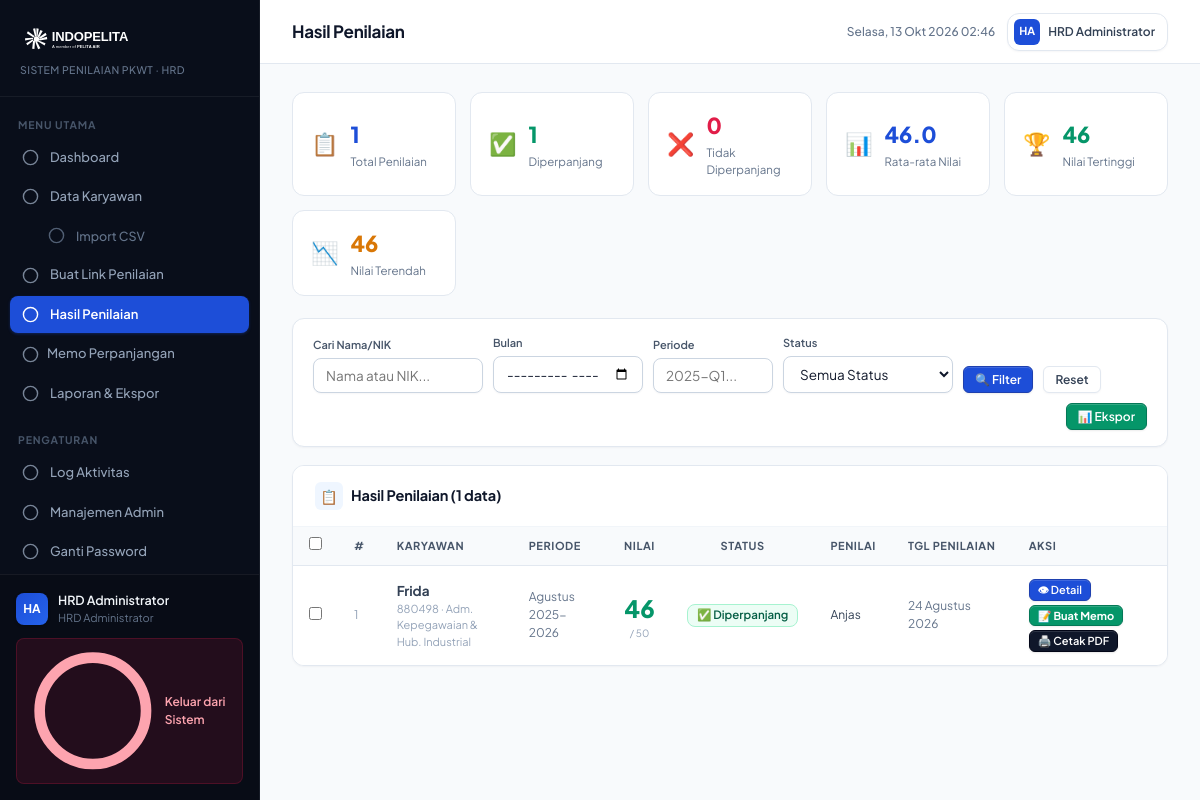
The app's page /admin/penilaian.php (signed in) with its own data.
### tables this page shows
CREATE TABLE `penilaian` (
  `id` int(11) NOT NULL AUTO_INCREMENT,
  `token_id` int(11) NOT NULL,
  `karyawan_id` int(11) NOT NULL,
  `periode` varchar(30) NOT NULL,
  `sikap_nilai` tinyint(4) NOT NULL,
  `kerjasama_nilai` tinyint(4) NOT NULL,
  `inisiatif_nilai` tinyint(4) NOT NULL,
  `ketelitian_nilai` tinyint(4) NOT NULL,
  `ketepatan_nilai` tinyint(4) NOT NULL,
  `pengetahuan_nilai` tinyint(4) NOT NULL,
  `kualitas_nilai` tinyint(4) NOT NULL,
  `kuantitas_nilai` tinyint(4) NOT NULL,
  `belajar_nilai` tinyint(4) NOT NULL,
  `tjawab_nilai` tinyint(4) NOT NULL,
  `jumlah_nilai` int(11) NOT NULL,
  `status_perpanjangan` enum('Diperpanjang','Tidak Diperpanjang') NOT NULL,
  `penilaian_keseluruhan` enum('Sangat Baik','Baik','Cukup Baik','Kurang Baik','Tidak Baik') NOT NULL,
  `bidang_unggul` text DEFAULT NULL,
  `bidang_tingkatkan` text DEFAULT NULL,
  `rencana_pelatihan` text DEFAULT NULL,
  `jobdesk_harian` text DEFAULT NULL,
  `pesan_tambahan` text DEFAULT NULL,
  `permohonan_perpanjangan` enum('Diperpanjang','Tidak Diperpanjang') DEFAULT NULL,
  `kualifikasi_jabatan` text DEFAULT NULL,
  `penilai_nama` varchar(100) NOT NULL,
  `tanggal_penilaian` date NOT NULL,
  `tanda_tangan` mediumtext DEFAULT NULL,
  `created_at` timestamp NOT NULL DEFAULT current_timestamp(),
  `updated_at` timestamp NOT NULL DEFAULT current_timestamp() ON UPDATE current_timestamp(),
  PRIMARY KEY (`id`),
  UNIQUE KEY `token_id` (`token_id`),
  KEY `idx_karyawan` (`karyawan_id`),
  KEY `idx_status` (`status_perpanjangan`),
  KEY `idx_periode` (`periode`),
  CONSTRAINT `fk_penilaian_karyawan` FOREIGN KEY (`karyawan_id`) REFERENCES `karyawan` (`id`),
  CONSTRAINT `fk_penilaian_token` FOREIGN KEY (`token_id`) REFERENCES `form_tokens` (`id`)
);

CREATE TABLE `karyawan` (
  `id` int(11) NOT NULL AUTO_INCREMENT,
  `nik` varchar(20) NOT NULL,
  `nama` varchar(100) NOT NULL,
  `jabatan` varchar(100) NOT NULL,
  `penempatan` varchar(100) DEFAULT NULL,
  `atasan_langsung` varchar(100) DEFAULT NULL,
  `mulai_bekerja` date DEFAULT NULL,
  `is_active` tinyint(1) DEFAULT 1,
  `created_at` timestamp NOT NULL DEFAULT current_timestamp(),
  PRIMARY KEY (`id`),
  UNIQUE KEY `nik` (`nik`)
);

### config.php (called while the page is built, shortened)
<?php
function e(string $s): string {
    return htmlspecialchars($s, ENT_QUOTES, 'UTF-8');
}
function formatTanggal(string $date): string {
    $bulan = ['','Januari','Februari','Maret','April','Mei','Juni',
              'Juli','Agustus','September','Oktober','November','Desember'];
    $d = explode('-', $date);
    return intval($d[2]) . ' ' . $bulan[intval($d[1])] . ' ' . $d[0];
}

### admin/penilaian.php (the view, shortened to what this page needs)
<?php
require_once __DIR__ . '/../config.php';
$db = db();
$fKaryawan=intval($_GET['karyawan']??0); $fStatus=$_GET['status']??''; $fPeriode=trim($_GET['periode']??''); $fBulan=trim($_GET['bulan']??''); $search=trim($_GET['q']??'');
$where="WHERE 1=1"; $params=[]; $types='';
$limit=20; $page=max(1,intval($_GET['page']??1)); $offset=($page-1)*$limit;
$cntSql="SELECT COUNT(*) c FROM penilaian p JOIN karyawan k ON k.id=p.karyawan_id $where";
if($types){$cs=$db->prepare($cntSql);$cs->bind_param($types,...$params);$cs->execute();$total=$cs->get_result()->fetch_assoc()['c'];$cs->close();}
else{$total=$db->query($cntSql)->fetch_assoc()['c'];}
$allP=array_merge($params,[$limit,$offset]); $allT=$types.'ii';
$stmt=$db->prepare("SELECT p.*,k.nama,k.jabatan,k.nik,m.id AS memo_id,m.nomor_memo FROM penilaian p JOIN karyawan k ON k.id=p.karyawan_id LEFT JOIN memo_perpanjangan m ON m.penilaian_id=p.id $where ORDER BY p.created_at DESC LIMIT ? OFFSET ?");
$stmt->bind_param($allT,...$allP); $stmt->execute(); $list=$stmt->get_result(); $stmt->close();
$stats=$db->query("SELECT COUNT(*) total,SUM(status_perpanjangan='Diperpanjang') lanjut,SUM(status_perpanjangan='Tidak Diperpanjang') tidak,AVG(jumlah_nilai) avg_nilai,MAX(jumlah_nilai) max_nilai,MIN(jumlah_nilai) min_nilai FROM penilaian")->fetch_assoc();
require_once __DIR__ . '/../includes/admin_header.php';
?>
<div style="display:grid;grid-template-columns:repeat(auto-fit,minmax(160px,1fr));gap:14px;margin-bottom:22px;">
  <?php foreach([
    ['Total Penilaian',$stats['total'],'📋','var(--blue)'],
    ['Diperpanjang',$stats['lanjut'],'✅','var(--green)'],
    ['Tidak Diperpanjang',$stats['tidak'],'❌','var(--red)'],
    ['Rata-rata Nilai',number_format($stats['avg_nilai']??0,1),'📊','var(--blue)'],
    ['Nilai Tertinggi',$stats['max_nilai']??0,'🏆','var(--green)'],
    ['Nilai Terendah',$stats['min_nilai']??0,'📉','var(--amber)'],
  ] as [$lbl,$val,$ico,$col]): ?>
  <div style="background:#fff;border:1px solid #e2e8f0;border-radius:12px;padding:16px 18px;display:flex;align-items:center;gap:12px;">
    <div style="font-size:22px"><?= $ico ?></div>
    <div>
      <div style="font-size:22px;font-weight:800;color:<?= $col ?>"><?= $val ?></div>
      <div style="font-size:11.5px;color:var(--gray-500);margin-top:2px"><?= $lbl ?></div>
    </div>
  </div>
  <?php endforeach; ?>
</div>
<div class="form-card" style="padding:16px 20px;margin-bottom:18px;">
  <form method="GET" style="display:flex;gap:10px;align-items:flex-end;flex-wrap:wrap;">
    <div>
      <div style="font-size:11px;font-weight:600;color:var(--gray-600);margin-bottom:5px">Cari Nama/NIK</div>
      <input type="text" name="q" value="<?= e($search) ?>" placeholder="Nama atau NIK..." class="form-control" style="width:170px">
    </div>
    <div>
      <div style="font-size:11px;font-weight:600;color:var(--gray-600);margin-bottom:5px">Bulan</div>
      <input type="month" name="bulan" value="<?= e($fBulan) ?>" class="form-control" style="width:150px">
    </div>
    <div>
      <div style="font-size:11px;font-weight:600;color:var(--gray-600);margin-bottom:5px">Periode</div>
      <input type="text" name="periode" value="<?= e($fPeriode) ?>" placeholder="2025-Q1..." class="form-control" style="width:120px">
    </div>
    <div>
      <div style="font-size:11px;font-weight:600;color:var(--gray-600);margin-bottom:5px">Status</div>
      <select name="status" class="form-control" style="width:170px">
        <option value="">Semua Status</option>
      </select>
    </div>
    <button type="submit" class="btn btn-primary btn-sm" style="align-self:flex-end">🔍 Filter</button>
    <a href="penilaian.php" class="btn btn-light btn-sm" style="align-self:flex-end">Reset</a>
    <?php $expQuery = http_build_query(array_filter(['bulan'=>$fBulan, 'periode'=>$fPeriode, 'status'=>$fStatus])); ?>
    <a href="laporan.php<?= $expQuery ? '?'.$expQuery : '' ?>" class="btn btn-success btn-sm" style="align-self:flex-end;margin-left:auto">📊 Ekspor</a>
  </form>
</div>
<div class="card">
  <div class="card-header">
    <div class="card-title"><div class="card-title-icon">📋</div>Hasil Penilaian (<?= $total ?> data)</div>
  </div>
  <div class="tbl-wrap">
    <table class="tbl">
      <thead>
        <tr>
          <th style="width:36px;text-align:center" id="thSelectAll" onclick="event.stopPropagation()">
            <input type="checkbox" id="selectAll" onclick="event.stopPropagation(); toggleSelectAll(this);" onchange="toggleSelectAll(this);" title="Pilih Semua">
          </th>
          <th>#</th><th>Karyawan</th><th>Periode</th><th style="text-align:center">Nilai</th><th style="text-align:center">Status</th><th>Penilai</th><th>Tgl Penilaian</th><th>Aksi</th>
        </tr>
      </thead>
      <tbody>
        <?php $no=$offset+1; while($r=$list->fetch_assoc()): ?>
        <tr class="clickable" onclick="location.href='detail_penilaian.php?id=<?= $r['id'] ?>'">
          <td style="text-align:center" onclick="event.stopPropagation()">
            <input type="checkbox" class="item-select" value="<?= $r['id'] ?>" onclick="event.stopPropagation(); updateBatchState();" onchange="updateBatchState()">
          </td>
          <td style="color:var(--gray-400);font-size:12px"><?= $no++ ?></td>
          <td>
            <div style="font-weight:700"><?= e($r['nama']) ?></div>
            <div style="font-size:11px;color:var(--gray-400)"><?= e($r['nik']) ?> · <?= e($r['jabatan']) ?></div>
          </td>
          <td style="font-size:12px;color:var(--gray-500)"><?= e($r['periode']) ?></td>
          <td style="text-align:center">
            <span style="font-size:24px;font-weight:900;color:<?= $r['jumlah_nilai']>=28?'var(--green)':'var(--red)' ?>"><?= $r['jumlah_nilai'] ?></span>
            <div style="font-size:10px;color:var(--gray-400)">/ 50</div>
          </td>
          <td style="text-align:center">
            <?= $r['status_perpanjangan']==='Diperpanjang'
              ? '<span class="badge badge-green">✅ Diperpanjang</span>'
              : '<span class="badge badge-red">❌ Ditolak</span>' ?>
          </td>
          <td style="font-size:12px"><?= e($r['penilai_nama']) ?></td>
          <td style="font-size:12px;color:var(--gray-500)"><?= formatTanggal($r['tanggal_penilaian']) ?></td>
          <td onclick="event.stopPropagation()">
            <div style="display:flex;gap:4px;flex-wrap:wrap;align-items:center;">
              <a href="detail_penilaian.php?id=<?= $r['id'] ?>" class="btn btn-primary btn-xs" title="Lihat Detail">👁 Detail</a>
              <?php if(!empty($r['memo_id'])): ?>
                <a href="detail_memo.php?id=<?= $r['memo_id'] ?>" class="btn btn-warning btn-xs" title="Memo sudah dibuat (<?= e($r['nomor_memo']) ?>)">📄 Memo</a>
              <?php else: ?>
                <a href="<?= APP_URL ?>/form_memo.php?penilaian_id=<?= $r['id'] ?>" class="btn btn-success btn-xs" title="Buat Memo Perpanjangan Kontrak" style="font-weight:700;">📝 Buat Memo</a>
              <?php endif; ?>
              <a href="cetak_penilaian.php?id=<?= $r['id'] ?>&auto=1" target="_blank" class="btn btn-navy btn-xs" title="Cetak / Download PDF Rapi">🖨️ Cetak PDF</a>
            </div>
          </td>
        </tr>
        <?php endwhile; ?>
      </tbody>
    </table>
  </div>
</div>
<?php require_once __DIR__ . '/../includes/admin_footer.php'; ?>

### records on screen
penilaian: karyawan.nama "Frida", karyawan.nik "880498", karyawan.jabatan "Adm. Kepegawaian & Hub. Industrial", periode "Agustus 2025-2026", jumlah_nilai "46", status_perpanjangan "✅ Diperpanjang", penilai_nama "Anjas", tanggal_penilaian "24 Agustus 2026"

### other values on screen
$initials "HA"
$_SESSION['admin_nama'] "HRD Administrator"
$pageTitle "Hasil Penilaian"
$ico "📋"
$val "1"
$lbl "Total Penilaian"
$ico "✅"
$lbl "Diperpanjang"
$ico "❌"
$val "0"
$lbl "Tidak Diperpanjang"
$ico "📊"
$val "46.0"
$lbl "Rata-rata Nilai"
$ico "🏆"
